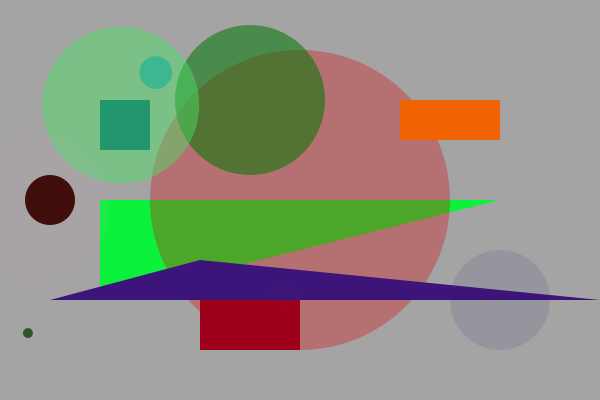
Frame 1 (no input)
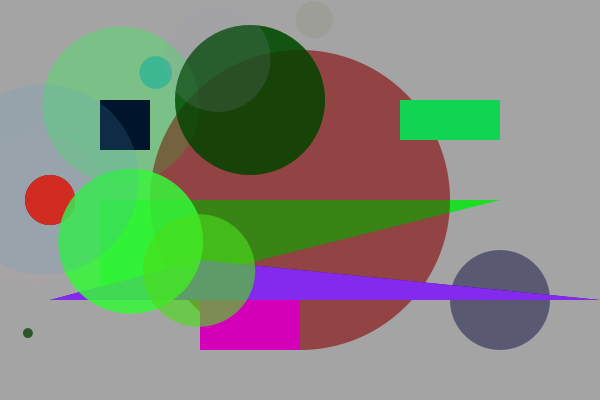
Frame 2 (the mouse pressed at the canvas centre, redrawn once)

The Processing sketch that drew these frames (run headless with seeded random() and noise(); the mouse was pressed at the canvas centre and the sketch redrawn once):

// Processing sketch: Dots_and_Shapes_Code
// ── Dots_and_Shapes_Code.pde
//Meghan Straus HW for 09-15-2014

void setup()
{
  size(600, 400);
  background(random(255));
  noLoop();
}

//Lee's dot code!
  void dot (float x, float y, float diameter, float r, float g, float b, float a) {
  fill(r, g, b, a);
  ellipse(x, y, diameter, diameter);
}
  //Creates many random dots all ove the screen
 void randomDot () {
  dot(random(400), random(400), random(200), random(255), random(255), random(255), random(255));
}

//This part of the code is what draws the ranom shapes
void draw()
{
  noStroke();
  
  fill(random(50), random(255), random(255));
  triangle(100, 300, 500, 200, 100, 200);
  
  fill (random(255), 0, 0, random(255));
  ellipse(300, 200, 300, 300); //x, y, width, height
  
  fill(0, random(255), 0, random(255));
  ellipse (250, 100, 150, 150);
  
  fill(0, 0, random(255), random(255));
  ellipse (500, 300, 100, 100);
  
  fill(random(255), random(255), 0, 255);
  ellipse (50, 200, 50, 50);
  
  fill(0, random(255), random(255), 255);
  rect (100, 100, 50, 50);
  
  fill(random(255), 0, random(255), 255);
  rect (200, 300, 100, 50);
  
  fill(random(255), random(255), random(255), 255);
  rect (400, 100, 100, 40);
  
  fill(random(255), random(50), random(255), 255);
  triangle(50, 300, 200, 260, 600, 300);
  
  //Creates many random dots on the screen
  randomDot();
  randomDot();
  randomDot();
  randomDot();
  randomDot();
}
